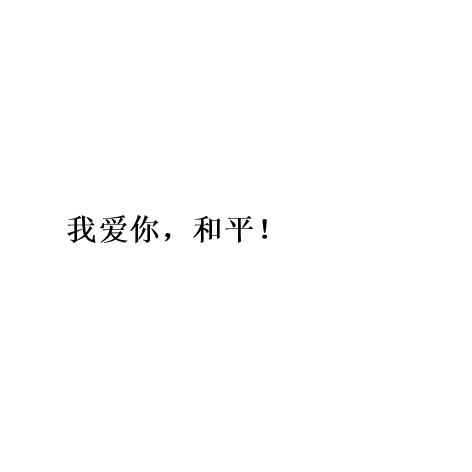
%> input picture practice/ch13 cftool/word.png, 472 x 472 px
$ octave --eval "result = word3d;"   (GNU Octave 9; MATLAB toolbox functions it lacks are replaced by stand-ins)
%> lines starting %> are read from the running program, lines starting %| are printed output that depends on the picture; in (x1, y1, x2, y2) boxes, pixels count from 0 and x2, y2 are one past the last pixel; in counts of white or black regions, pixels touching at a corner belong together; the program's own positions count from 1
function [X,Y,Z] = word3d(str,scale)
%? ?绘制3D文字
%? ?word3d(str,scale) 绘制3D文字，输入参数str为字符串变量，用来指定文字内容。
%? ?? ?? ?? ?? ?? ?? ?scale为标量，用来指定字体高度。
%? ?[X,Y,Z] = word3d(str,scale) 返回3D文字对应的3维网格坐标数据X,Y和Z。
%
%? ?CopyRight:xiezhh（谢中华）
%? ?2011.8.2
%? ?Example：
%? ? word3d('我爱你，和平！',10);

% 判断输入参数个数和类型是否符合要求
if nargin == 0
 str = 'MATLAB技术论坛(谢中华)';
 scale = 1;
elseif nargin == 1
 scale = 1;
 if ~ischar(str)
 error('输入参数错误：第一个输入参数应为字符串。');
 end
elseif nargin == 2
 if ~ischar(str) || ~isscalar(scale)
 error('输入参数错误：第一个输入参数应为字符串，第二个输入参数应为标量。');
 end
end

% 创建隐藏的图形窗口，写入文字并保存为图片
new_fig = figure('visible','off');
word_handle = text(0.01,0.5,str,...
 'fontsize',20,...
 'fontweight','bold',...
 'fontunits','normalized');
axis off
set(gcf,'PaperPosition',[0 0 8 8],'PaperUnits','normalized')
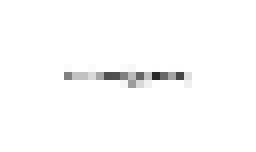
%> figure redrawn from the program's plot data
saveas(gca,[pwd '\word.png']);
delete(new_fig);

% 读取带有文字的图片，把文字部分切割出来
I = imread([pwd '\word.png']);
%> I is the input picture: size 472x472x3 uint8; min 0, max 255, mean 253.6
BW = ~im2bw(I,0.6);
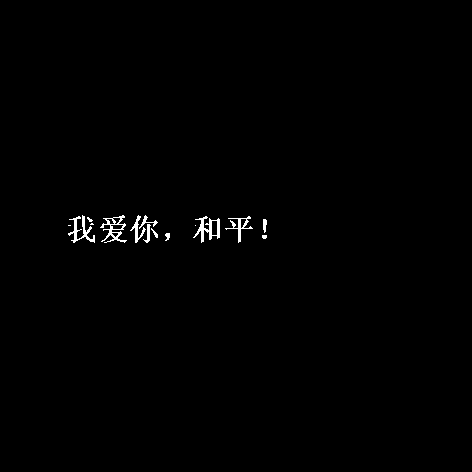
%> BW: size 472x472 logical; 0.6% white in thin lines or dots, all inside (x1, y1, x2, y2) = (68, 215, 267, 243)
[x,y] = find(BW);
%> x = 1338 values from 216 to 243; y = 1338 values from 69 to 267
if isempty(x)
 warning('您可能没有输入文字吧。');
 return;
end
BW = BW(min(x):max(x),min(y):max(y));
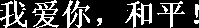
%> BW: size 28x199 logical; 24% white; 15 white regions (5 under 20 px), largest, box (x1, y1, x2, y2) and area: (125, 1, 152, 28) 272, (32, 0, 59, 28) 257, (0, 0, 27, 28) 245
BW = flipud(BW);
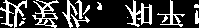
%> BW: size 28x199 logical; 24% white; 15 white regions (5 under 20 px), largest, box (x1, y1, x2, y2) and area: (125, 0, 152, 27) 272, (32, 0, 59, 28) 257, (0, 0, 27, 28) 245
[m,n] = size(BW);
%> m = 28; n = 199
BW0 = zeros(m+2,n+2);
BW0(2:m+1,2:n+1) = BW;
[m,n] = size(BW0);
%> m = 30; n = 201
%> `result = word3d;`:
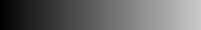
%> result: size 30x201 double; min 1, max 201, mean 101

% 绘图或返回网格数据
if nargout > 0
 [X,Y] = meshgrid(1:n,1:m);
 Z = scale*BW0;
else
 surf(1:n,1:m,scale*BW0);
 colormap(hot);
 shading interp;
 axis equal;
 axis off;
end
